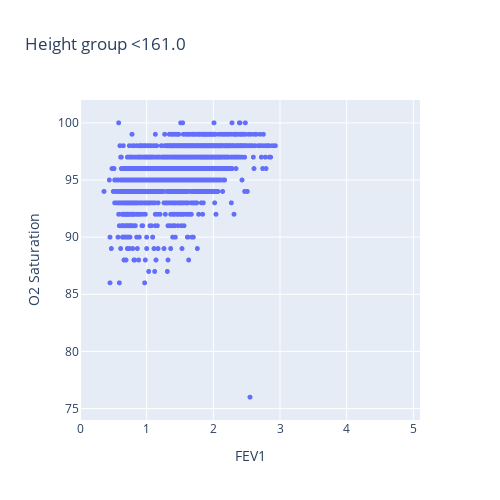
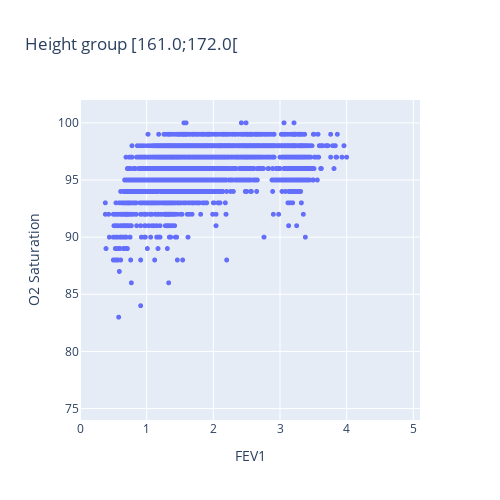
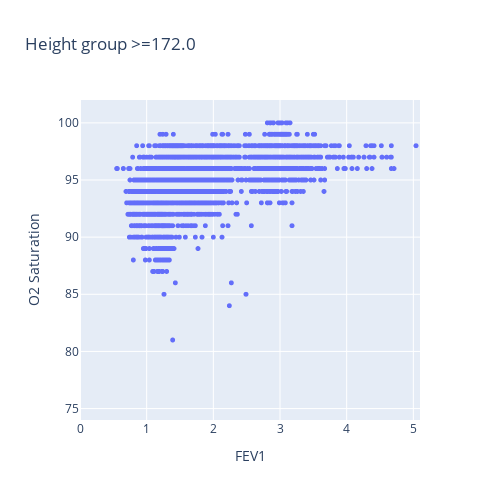

Notebook code cell kept with these figures, in order:
### Code cell
var = 'FEV1'; xaxis_range = [0, 5.1]
# var = 'FEV1 % Predicted'; xaxis_range = [0, 155]

# Plot with height
O2_FEV1['Height Group'], height_labels=partition_in_n_equal_groups(O2_FEV1['Height'], 3, True)

fig = px.scatter(O2_FEV1, y="O2 Saturation", x=var, color="Height Group", marginal_x="histogram", marginal_y="histogram")
# fig.update_layout(autosize=False, width=800, height=800)
fig.update_traces(marker=dict(size=5),
                  selector=dict(mode='markers'))
# fig.update_xaxes(range=[0.9*min(O2_FEV1["FEV1"]), 1.1*max(O2_FEV1["FEV1"])])
# fig.update_yaxes(range=[0.9*min(O2_FEV1["O2 Saturation"]), max(1.1*O2_FEV1["O2 Saturation"])])
# fig.show()

for height_group in height_labels:
    mask_height=O2_FEV1['Height Group'] == height_group

    fig = px.scatter(O2_FEV1[mask_height], y="O2 Saturation", x=var,
                     title='Height group {}'.format(height_group))
    fig.update_layout(autosize=False, width=500, height=500)
    fig.update_traces(marker=dict(size=5),
                      selector=dict(mode='markers'))
    fig.update_xaxes(range=xaxis_range)
    fig.update_yaxes(range=[74, 102])
    fig.show()
    filename= "Height group " +  height_group + " " + var + "-O2 raw"
    fig.write_image(plotsdir + filename + ".pdf")

### Figure 1 — Plotly figure (JSON) as saved in the notebook; plotly's stock layout.template omitted (floating-point values rounded to 4 significant figures; data arrays with more than 128 entries replaced by an {"elided": "..."} marker saying what was removed)
{"data": [{"hovertemplate": "FEV1=%{x}<br>O2 Saturation=%{y}<extra></extra>", "legendgroup": "", "marker": {"color": "#636efa", "size": 5, "symbol": "circle"}, "mode": "markers", "name": "", "showlegend": false, "type": "scattergl", "x": {"elided": "2935 float values"}, "xaxis": "x", "y": {"elided": "2935 int values"}, "yaxis": "y"}], "layout": {"autosize": false, "height": 500, "legend": {"tracegroupgap": 0}, "title": {"text": "Height group <161.0"}, "width": 500, "xaxis": {"anchor": "y", "domain": [0, 1], "range": [0, 5.1], "title": {"text": "FEV1"}}, "yaxis": {"anchor": "x", "domain": [0, 1], "range": [74, 102], "title": {"text": "O2 Saturation"}}}}

### Figure 2 — Plotly figure (JSON) as saved in the notebook; plotly's stock layout.template omitted (floating-point values rounded to 4 significant figures; data arrays with more than 128 entries replaced by an {"elided": "..."} marker saying what was removed)
{"data": [{"hovertemplate": "FEV1=%{x}<br>O2 Saturation=%{y}<extra></extra>", "legendgroup": "", "marker": {"color": "#636efa", "size": 5, "symbol": "circle"}, "mode": "markers", "name": "", "showlegend": false, "type": "scattergl", "x": {"elided": "3401 float values"}, "xaxis": "x", "y": {"elided": "3401 int values"}, "yaxis": "y"}], "layout": {"autosize": false, "height": 500, "legend": {"tracegroupgap": 0}, "title": {"text": "Height group [161.0;172.0["}, "width": 500, "xaxis": {"anchor": "y", "domain": [0, 1], "range": [0, 5.1], "title": {"text": "FEV1"}}, "yaxis": {"anchor": "x", "domain": [0, 1], "range": [74, 102], "title": {"text": "O2 Saturation"}}}}

### Figure 3 — Plotly figure (JSON) as saved in the notebook; plotly's stock layout.template omitted (floating-point values rounded to 4 significant figures; data arrays with more than 128 entries replaced by an {"elided": "..."} marker saying what was removed)
{"data": [{"hovertemplate": "FEV1=%{x}<br>O2 Saturation=%{y}<extra></extra>", "legendgroup": "", "marker": {"color": "#636efa", "size": 5, "symbol": "circle"}, "mode": "markers", "name": "", "showlegend": false, "type": "scattergl", "x": {"elided": "3191 float values"}, "xaxis": "x", "y": {"elided": "3191 int values"}, "yaxis": "y"}], "layout": {"autosize": false, "height": 500, "legend": {"tracegroupgap": 0}, "title": {"text": "Height group >=172.0"}, "width": 500, "xaxis": {"anchor": "y", "domain": [0, 1], "range": [0, 5.1], "title": {"text": "FEV1"}}, "yaxis": {"anchor": "x", "domain": [0, 1], "range": [74, 102], "title": {"text": "O2 Saturation"}}}}
